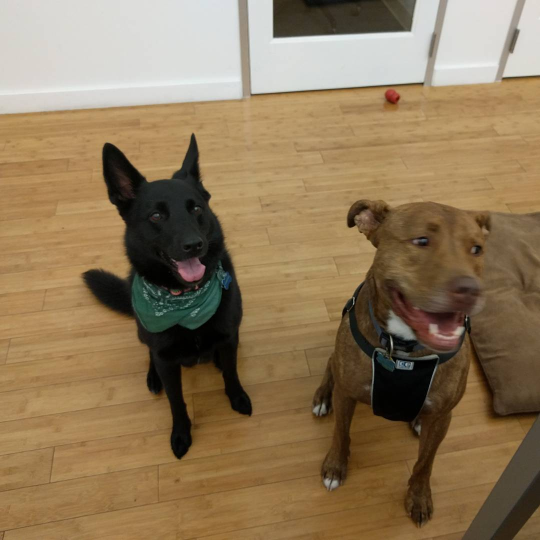
#> input picture doggos.jpg, 1080 x 1080 px (shown at 1/2 size)
$ jupyter execute --allow-errors 'VGG-16 exploration.ipynb'   (shell and % lines are left out)   (Python 2 division)   (older library calls are emulated)
#> lines starting #> are read from the running program, lines starting #| are printed output that depends on the picture
### vgg16.py
# from http://blog.christianperone.com/tag/feature-extraction/
# edit: replaced 'stride' with 'strides' in MaxPooling2D layers

import theano
from keras.models import Sequential
from keras.layers.core import Flatten, Dense, Dropout
from keras.layers.convolutional import Convolution2D, MaxPooling2D
from keras.layers.convolutional import ZeroPadding2D
from keras.optimizers import SGD
from keras import backend as K
import numpy as np

def VGG_16(weights_path=None):
  model = Sequential()
  model.add(ZeroPadding2D((1,1),input_shape=(3,224,224)))
  model.add(Convolution2D(64, 3, 3, activation='relu'))
  model.add(ZeroPadding2D((1,1)))
  model.add(Convolution2D(64, 3, 3, activation='relu'))
  model.add(MaxPooling2D((2,2), strides=(2,2)))
  model.add(ZeroPadding2D((1,1)))
  model.add(Convolution2D(128, 3, 3, activation='relu'))
  model.add(ZeroPadding2D((1,1)))
  model.add(Convolution2D(128, 3, 3, activation='relu'))
  model.add(MaxPooling2D((2,2), strides=(2,2)))
  model.add(ZeroPadding2D((1,1)))
  model.add(Convolution2D(256, 3, 3, activation='relu'))
  model.add(ZeroPadding2D((1,1)))
  model.add(Convolution2D(256, 3, 3, activation='relu'))
  model.add(ZeroPadding2D((1,1)))
  model.add(Convolution2D(256, 3, 3, activation='relu'))
  model.add(MaxPooling2D((2,2), strides=(2,2)))
  model.add(ZeroPadding2D((1,1)))
  model.add(Convolution2D(512, 3, 3, activation='relu'))
  model.add(ZeroPadding2D((1,1)))
  model.add(Convolution2D(512, 3, 3, activation='relu'))
  model.add(ZeroPadding2D((1,1)))
  model.add(Convolution2D(512, 3, 3, activation='relu'))
  model.add(MaxPooling2D((2,2), strides=(2,2)))
  model.add(ZeroPadding2D((1,1)))
  model.add(Convolution2D(512, 3, 3, activation='relu'))
  model.add(ZeroPadding2D((1,1)))
  model.add(Convolution2D(512, 3, 3, activation='relu'))
  model.add(ZeroPadding2D((1,1)))
  model.add(Convolution2D(512, 3, 3, activation='relu'))
  model.add(MaxPooling2D((2,2), strides=(2,2)))
  model.add(Flatten())
  model.add(Dense(4096, activation='relu'))
  model.add(Dropout(0.5))
  model.add(Dense(4096, activation='relu'))
  model.add(Dropout(0.5))
  model.add(Dense(1000, activation='softmax'))
  if weights_path:
      model.load_weights(weights_path)
  sgd = SGD(lr=0.1, decay=1e-6, momentum=0.9, nesterov=True)
  model.compile(optimizer=sgd, loss='categorical_crossentropy')
  return model

# https://github.com/fchollet/keras/issues/3166
# [11 lines left out: functions get_activations, layer_intensity, not called in this run]

### VGG-16 exploration.ipynb
# Feature Detection in Images
The goal of this project is explore the VGG-16 model and the use of hypercolumns for feature extraction from images.

The model architecture and pretrained weights were obtained from https://gist.github.com/baraldilorenzo/07d7802847aaad0a35d3

The model itself is described in the paper "Very Deep Convolutional Networks for Large-Scale Image Recognition", available here: https://arxiv.org/abs/1409.1556

The work closely follows the tutorial on hypercolumns here: http://blog.christianperone.com/tag/feature-extraction/

A dictionary for class names can be found here: http://dl.caffe.berkeleyvision.org/caffe_ilsvrc12.tar.gz

For this hackathon, the main goals are to successfully extract hypercolumns from a new image (of my doggo Hiro!) and use them to identify where he is in an image.

#### Required Libraries
First I load required libraries and the model manipulation script.

[cell 1]

import matplotlib
import numpy as np
import scipy as sp
import matplotlib.pyplot as plt
import cv2

# from sklearn.manifold import TSNE
# from sklearn import manifold
from sklearn import cluster
# from sklearn.preprocessing import StandardScaler

# Functions for loading and accessing the model.
import vgg16

# Load the pretrained VGG-16 model
#> (the rest of this cell did not finish here and is left out)

#### Source Image
Here's where I upload the source image, and resize it to the expected 224x224 pixel size.

[cell 2]
im_original = cv2.resize(cv2.imread('doggos.jpg'), (224, 224))
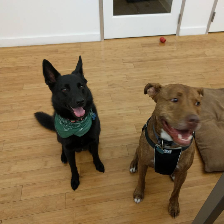
#> im_original: shape (224, 224, 3); mean B, G, R 88.8, 120, 142.1
im = im_original.transpose((2,0,1))
im = np.expand_dims(im, axis=0)
im_converted = cv2.cvtColor(im_original, cv2.COLOR_BGR2RGB)
plt.imshow(im_converted)

#### Classification
The model predicts that the most likely content of this image is class 227, which corresponds to a Kelpie.

#> (a cell that did not finish here is left out)

 The Kelpie looks like a reasonable match for Hiro's friend Ginger.

## Hypercolumns
#### Analogy to RGB images
A typical image stored on a computer can be represented as an array of size [3, pixel width, pixel height]. Essentially, for every pixel, there are three values which specify the red, blue, and green content of that pixel. We could think of the mean of these three values as the 'intensity' of a pixel.

For a layer of a neural network, there can be many more than 3 channels. In this particular network, the first layer has 64, the second 128, the third 256, and the last two layers each have 512. Like RGB, for each layer we could take the average value across all channels and call this an intensity. This is what I've done for the next few images.

[cell 4]
ave = np.average(im, axis = 1)
plt.imshow(ave[0], cmap = 'Greys_r')
plt.show()
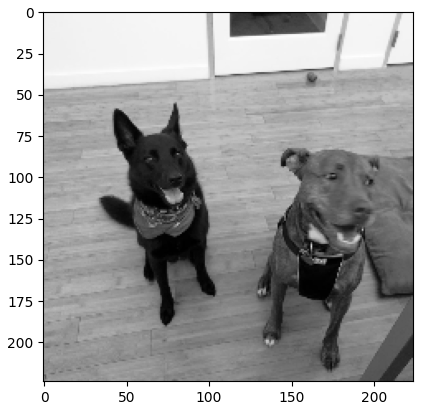
#> figure drawn by matplotlib, 1 panel

#> (a cell that did not finish here is left out)

It looks like the intensity of the first layer corresponds roughly to edge detection, and the later ones are more to informational content.

#### Hypercolumns as Feature Sets
Instead of aggregating the whole layer to a single value, we can keep individual actiavation for each pixel, and just stack all of them on top of one another. For this model, we'd then have 64 + 128 + 256 + 512 + 512 = 1472 values associated with each pixel.

My code for generating this data is currently a bit messy and redundant (sorry!)

[cell 6]
hypercolumn = np.ndarray(shape=[1472, 224, 224])
#> (the rest of this cell did not finish here and is left out)

#### Clustering

Now that we have a set of features associated with each pixel, we could calculate a feature-distance and use a clustering method. Unfortunately, this takes a long time (~10 minutes locally). The results are not too bad at identifying image components! In this one, we have 'floor', 'wall', 'dogs' and 'image-border'

Notably, however, the image boundary appears as one cluster. This might be due to the zero-padding operations present in the model.

[cell 7]
m = hypercolumn.transpose(1,2,0).reshape(50176, -1)
#> (the rest of this cell did not finish here and is left out)

[cell 8]
imcluster = np.zeros((224,224))
imcluster = imcluster.reshape((224*224,))
#> (the rest of this cell did not finish here and is left out)

## Additional Work

Currently, the clustering treats all dimensions the same, but there's no reason that this should be the case. Perhaps the different layers carry more or less semantic information (probably later ones carry more). For that matter, k-means clustering is probably not even the best way to try and identify different features in the image.

#### Bonus Image!

My wife took this beautiful picture of Hiro, and the VGG-16 model thinks he is a Coyote! After looking at some google image search results for coyote, it looks like maybe the straw background contributes some contextual information to the prediction!

[cell 9]
im_original2 = cv2.resize(cv2.imread('hiro2.jpg'), (224, 224))
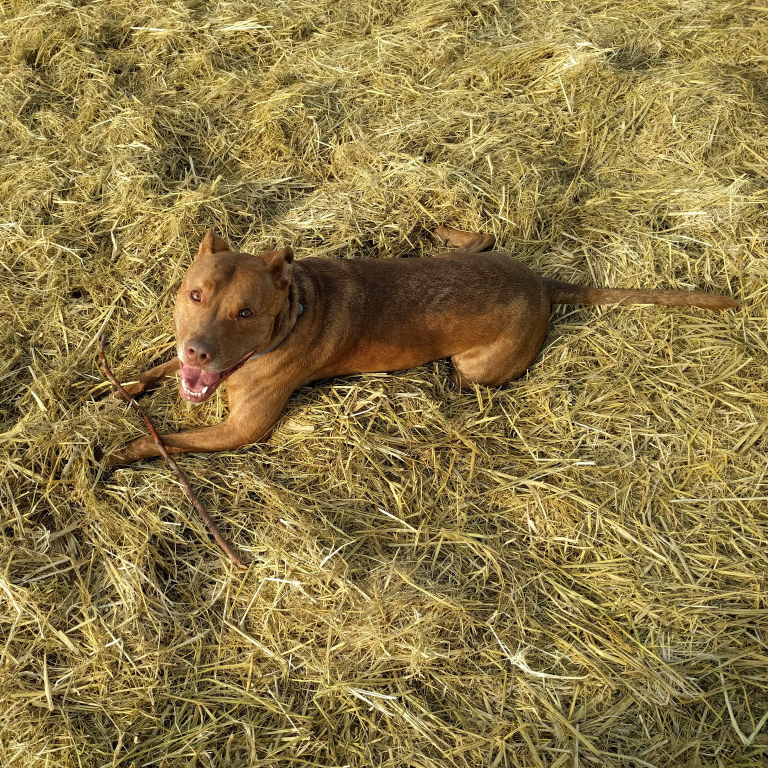
#> input picture hiro2.jpg, 1536 x 1536 px (shown at 1/2 size)
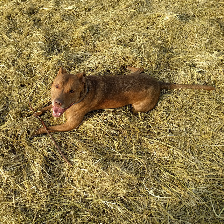
#> im_original2: shape (224, 224, 3); mean B, G, R 71.3, 122.1, 141.4
im2 = im_original2.transpose((2,0,1))
im2 = np.expand_dims(im2, axis=0)
im_converted2 = cv2.cvtColor(im_original2, cv2.COLOR_BGR2RGB)
plt.imshow(im_converted2)
#> (the rest of this cell did not finish here and is left out)
